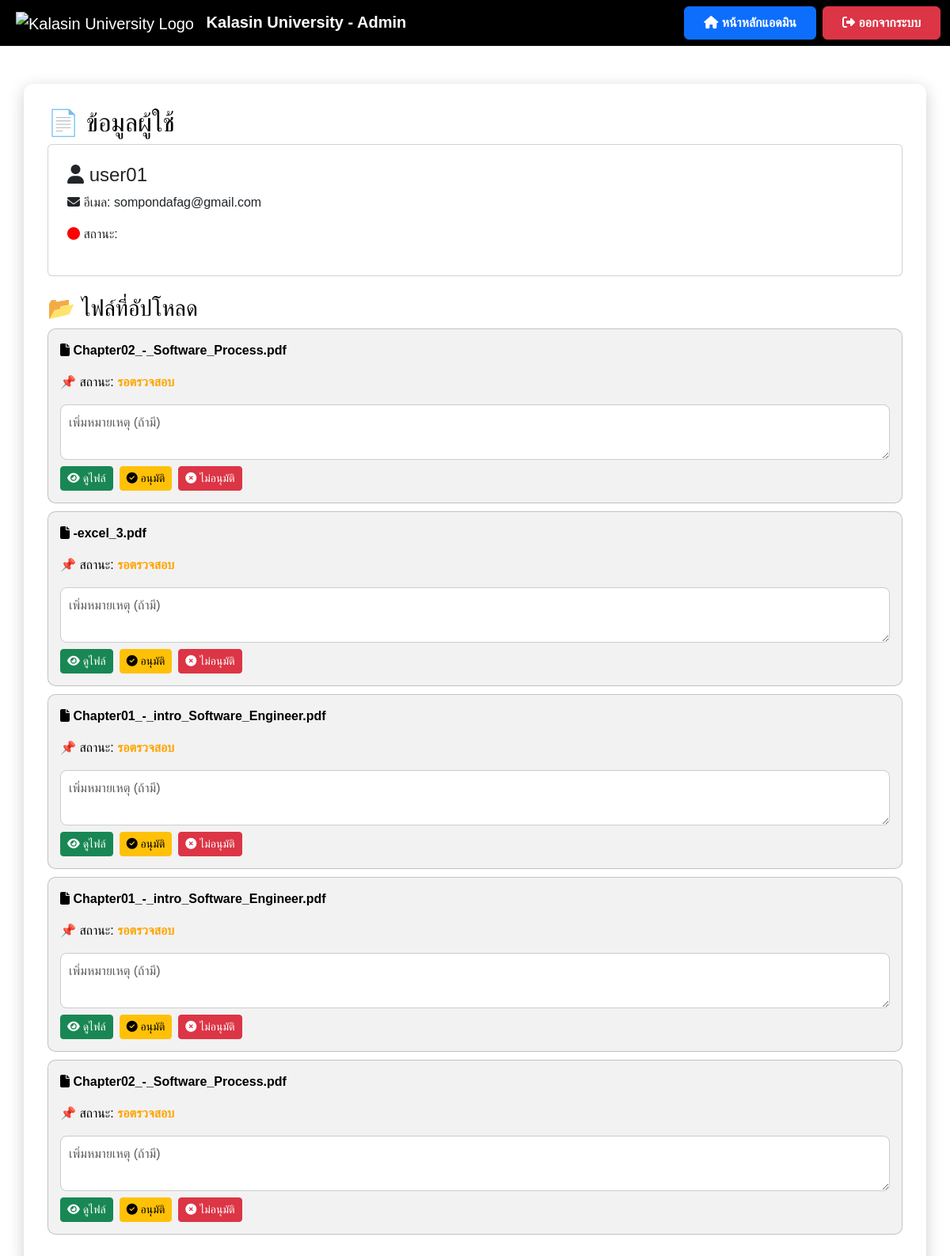
The page /view_user/4 on the database as committed earlier.
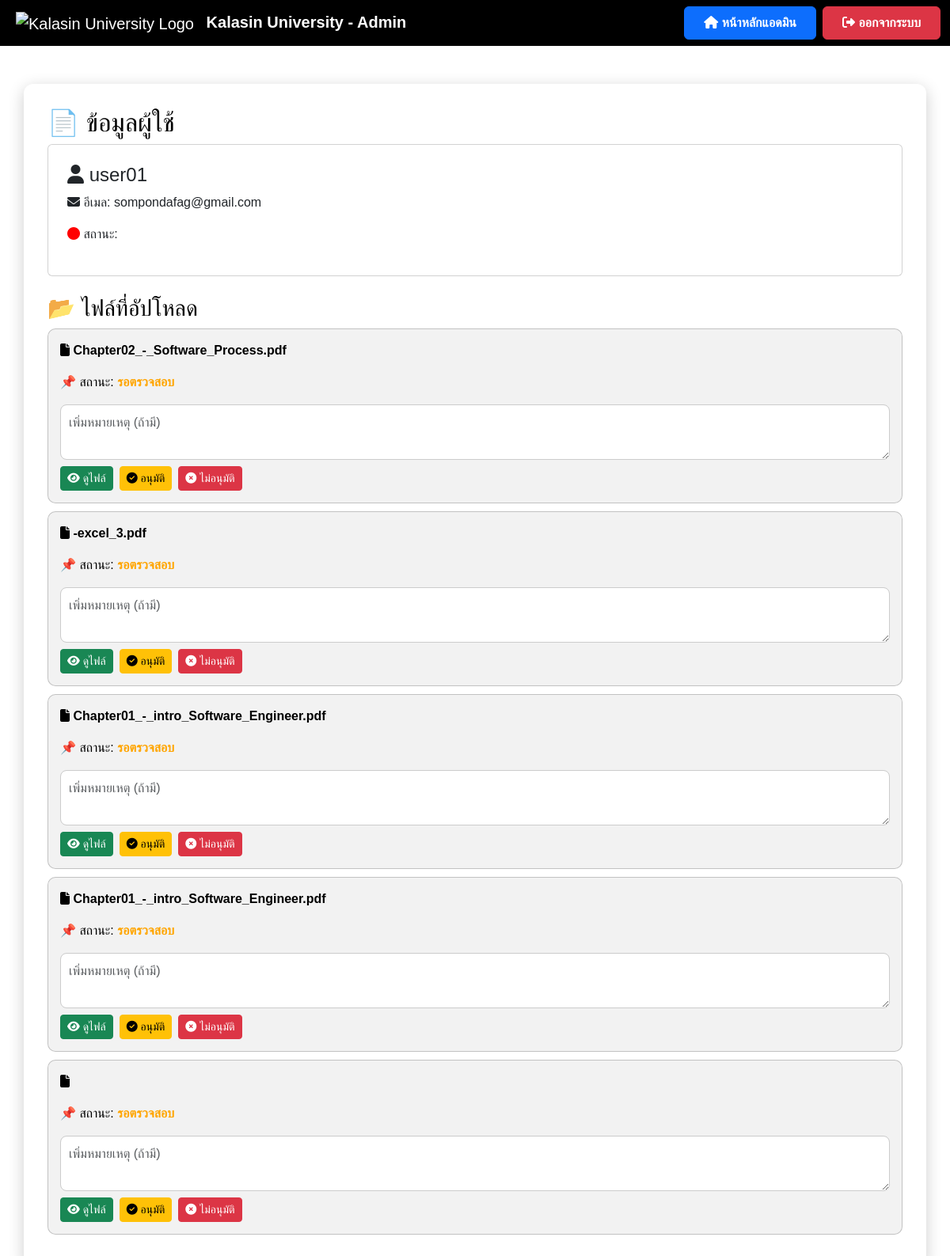
The same page on the database as committed later.
### app.py (models this page shows)
class File(db.Model):
    id = db.Column(db.Integer, primary_key=True)
    filename = db.Column(db.String(255), nullable=False)
    file_path = db.Column(db.String(255), nullable=True)  # ✅ เพิ่มฟิลด์นี้
    status = db.Column(db.String(50), nullable=False, default="รอตรวจสอบ")
    comment = db.Column(db.Text, nullable=True)
    user_id = db.Column(db.Integer, db.ForeignKey('user.id'), nullable=False)
    upload_date = db.Column(db.DateTime, default=db.func.current_timestamp())
    review_date = db.Column(db.DateTime, nullable=True)
    approve_date = db.Column(db.DateTime, nullable=True)

### app.py (the view)
@app.route('/view_user/<int:user_id>')
def view_user(user_id):
    user = User.query.get(user_id)
    if not user:
        flash("ไม่พบข้อมูลผู้ใช้", "danger")
        return redirect(url_for('manage_users'))  # ถ้าหาไม่เจอให้กลับไปหน้า manage_users
    files = File.query.filter_by(user_id=user.id).all()
    return render_template('view_user.html', user=user, files=files)

### templates/view_user.html (shortened to what this page needs)
<!DOCTYPE html>
<html lang="th">
<head>
    <link href="https://cdn.jsdelivr.net/npm/bootstrap@5.3.3/dist/css/bootstrap.min.css" rel="stylesheet">
    <link rel="stylesheet" href="https://cdnjs.cloudflare.com/ajax/libs/font-awesome/6.4.2/css/all.min.css">
</head>
<body>
    <nav class="navbar navbar-expand-lg navbar-dark">
        <div class="container-fluid">
            <a class="navbar-brand ms-2" href="{{ url_for('admin_dashboard') }}">
                <img src="https://upload.wikimedia.org/wikipedia/th/4/4e/Kalasin_University_Seal.svg"
                     alt="Kalasin University Logo" style="height: 50px; margin-right: 10px;">
                <strong>Kalasin University - Admin</strong>
            </a>
            <div class="ms-auto d-flex">
                <a href="{{ url_for('admin_dashboard') }}" class="btn btn-primary fw-bold px-4 py-2 me-2">
                    <i class="fas fa-home"></i> หน้าหลักแอดมิน
                </a>
                <a href="{{ url_for('logout') }}" class="btn btn-danger fw-bold px-4 py-2">
                    <i class="fas fa-sign-out-alt"></i> ออกจากระบบ
                </a>
            </div>
        </div>
    </nav>
    <div class="container container-custom mt-5">
        <h2>📄 ข้อมูลผู้ใช้</h2>
        <div class="card p-4">
            <h4><i class="fas fa-user"></i> {{ user.username }}</h4>
            <p><i class="fas fa-envelope"></i> อีเมล: {{ user.email }}</p>
            <p><i class="fas fa-circle" style="color: {% if user.status == 'active' %}green{% else %}red{% endif %};"></i> สถานะ: {{ user.status }}</p>
        </div>
        <h3 class="mt-4">📂 ไฟล์ที่อัปโหลด</h3>
        {% if files %}
        {% for file in files %}
        <div class="file-card">
            <p><i class="fas fa-file"></i> <strong>{{ file.filename }}</strong></p>
            <p>📌 สถานะ:
                <span id="status-{{ file.id }}" class="{% if file.status == 'อนุมัติแล้ว' %}status-approved{% elif file.status == 'ไม่อนุมัติ' %}status-rejected{% else %}status-pending{% endif %}">
                    {{ file.status }}
                </span>
            </p>
            <textarea class="form-control mt-2 comment-box" id="comment-{{ file.id }}" placeholder="เพิ่มหมายเหตุ (ถ้ามี)">{{ file.comment if file.comment else '' }}</textarea>
            <div class="d-flex mt-2">
                <a href="{{ url_for('uploaded_file', filename=file.filename) }}" class="btn btn-success btn-sm me-2" target="_blank">
                    <i class="fas fa-eye"></i> ดูไฟล์
                </a>
                <button class="btn btn-warning btn-sm me-2" onclick="approveFile({{ file.id }})" id="approve-btn-{{ file.id }}">
                    <i class="fas fa-check-circle"></i> อนุมัติ
                </button>
                <button class="btn btn-danger btn-sm me-2" onclick="rejectFile({{ file.id }})" id="reject-btn-{{ file.id }}">
                    <i class="fas fa-times-circle"></i> ไม่อนุมัติ
                </button>
            </div>
        </div>
        {% endfor %}
        {% else %}
            <p class="text-muted">⛔ ผู้ใช้นี้ยังไม่มีการอัปโหลดไฟล์</p>
        {% endif %}
    </div>
</body>
</html>

Rows that differ between the two databases and show on the page:
changed File (number 5 of 5 on the later page): filename "Chapter02_-_Software_Process.pdf" → (not shown)
